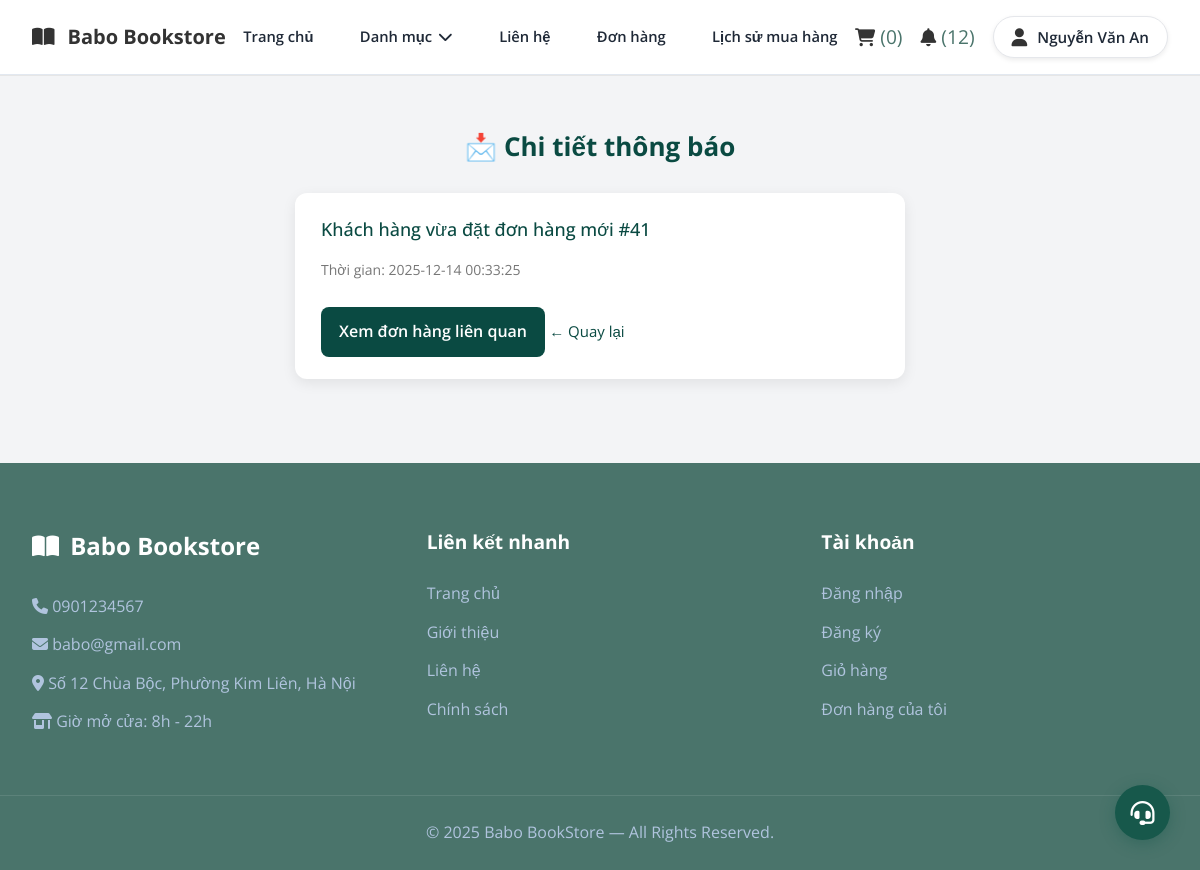
Page /notification_view.php?id=24 (signed in) on the committed database.
### tables this page shows
CREATE TABLE `users` (
  `user_id` int(11) NOT NULL,
  `full_name` varchar(100) NOT NULL,
  `email` varchar(150) NOT NULL,
  `password` varchar(255) NOT NULL,
  `phone` varchar(20) NOT NULL,
  `gender` enum('Nữ','Nam','Khác','') NOT NULL,
  `dob` date NOT NULL,
  `role` enum('customer','admin','','') NOT NULL,
  `created_at` datetime NOT NULL DEFAULT current_timestamp(),
  `status` enum('active','banned','','') NOT NULL,
  `reset_token` varchar(64) DEFAULT NULL,
  `token_expiry` datetime DEFAULT NULL,
  `login_attempts` int(11) DEFAULT 0,
  `last_attempt` datetime DEFAULT NULL
);

CREATE TABLE `notifications_customer` (
  `notification_id` int(11) NOT NULL,
  `user_id` int(11) NOT NULL,
  `message` text NOT NULL,
  `type` varchar(50) NOT NULL,
  `reference_id` int(11) NOT NULL,
  `is_read` tinyint(1) NOT NULL DEFAULT 0,
  `created_at` datetime NOT NULL DEFAULT current_timestamp()
);

### notification_view.php (the view, shortened to what this page needs)
<?php
include 'connect.php';
$notif_id = intval($_GET['id']);
$user_id = intval($_SESSION['user_id']);
$sql = mysqli_query($ocon, "
    SELECT *
    FROM notifications_customer
    WHERE notification_id = $notif_id
      AND user_id = $user_id
    LIMIT 1
");
$notif = mysqli_fetch_assoc($sql);
mysqli_query($ocon, "
    UPDATE notifications_customer
    SET is_read = 1
    WHERE notification_id = $notif_id
");
?>
<!DOCTYPE html>
<html lang="vi">
<head>
    <link rel="stylesheet" href="CSS/notification_view.css">
    <link rel="stylesheet" href="CSS/style.css">
    <link rel="stylesheet" href="https://cdnjs.cloudflare.com/ajax/libs/font-awesome/6.4.0/css/all.min.css">
</head>
<body>
<?php include 'header.php'; ?>
<div class="notif_view_container">
    <h2 class="notif_view_title">📩 Chi tiết thông báo</h2>
    <div class="notif_view_box">
        <p class="notif_msg"><?= htmlspecialchars($notif['message']) ?></p>
        <p class="notif_time">Thời gian: <?= $notif['created_at'] ?></p>
        <?php if (!empty($notif['reference_id'])): ?>
            <a href="order_detail.php?id=<?= $notif['reference_id'] ?>" class="notif_btn">
                Xem đơn hàng liên quan
            </a>
        <?php endif; ?>
        <a href="notification_customer.php" class="notif_back">← Quay lại</a>
    </div>
</div>
<?php include 'footer.php'; ?>
</body>
</html>

### header.php (shortened to what this page needs)
<?php
include 'connect.php';
$unread_notif = 0;
$cart_id = 0;
$user_name = "";
if (isset($_SESSION['user_id'])) {
    $user_id = $_SESSION['user_id'];
    $user_query = mysqli_query($ocon, "SELECT full_name, role FROM users WHERE user_id = '$user_id'");
    if ($user = mysqli_fetch_assoc($user_query)) {
        $user_name = $user['full_name'];
    }
$unread_notif = 0;
if (!empty($_SESSION['user_id'])) {
    $user_id = intval($_SESSION['user_id']);
    $q = mysqli_query($ocon,
        "SELECT COUNT(*) AS total
         FROM notifications_customer
         WHERE user_id=$user_id AND is_read=0"
    );
    $unread_notif = ($q && $row = mysqli_fetch_assoc($q)) ? $row['total'] : 0;
}
    $cart_query = mysqli_query($ocon, "SELECT cart_id FROM carts WHERE user_id = '$user_id'");
    if (mysqli_num_rows($cart_query) > 0) {
        $cart = mysqli_fetch_assoc($cart_query);
        $cart_id = $cart['cart_id'];
    } else {
        mysqli_query($ocon, "INSERT INTO carts(user_id) VALUES('$user_id')");
        $cart_id = mysqli_insert_id($ocon);
    }
}
$total_cart_items = 0;
if ($cart_id > 0) {
    $count_cart_items = mysqli_query($ocon, "SELECT * FROM cart_items WHERE cart_id = '$cart_id'");
    $total_cart_items = mysqli_num_rows($count_cart_items);
}
?>
<link rel="stylesheet" href="CSS/header.css">
<header class="user_header">
    <div class="header_1">
        <div class="user_flex">
            <a href="index.php" class="book_logo">
                <i class="fas fa-book-open"></i> Babo Bookstore
            </a>
            <nav class="navbar">
                <a href="index.php">Trang chủ</a>
                <div class="category_menu">
    <a href="javascript:void(0)" class="category_btn">Danh mục <i class="fas fa-chevron-down"></i></a>
</div>
                <a href="contact.php">Liên hệ</a>
                <a href="order.php">Đơn hàng</a>
                <a href="purchase_history.php">Lịch sử mua hàng</a>
            </nav>
            <div class="icons">
                <a href="cart.php">
                    <i class="fas fa-shopping-cart"></i>
                    <span>(<?php echo $total_cart_items; ?>)</span>
                </a>
                <a href="notification_customer.php" class="notif_icon">
                    <i class="fas fa-bell"></i>
                    <?php if ($unread_notif > 0): ?>
                        (<span class="notif_count"><?= $unread_notif ?></span>)
                    <?php endif; ?>
                </a>
                <div class="user-menu">
                    <div id="user-btn" class="user_box">
    <i class="fas fa-user"></i>
    <span><?= $user_name ?: "Tài khoản" ?></span>
</div>
                </div>
            </div>
        </div>
    </div>
</header>

### CSS/notification_view.css (style rules this page uses)
.notif_view_container { max-width: 650px; margin: 30px auto; padding: 20px; font-family: "Inter", sans-serif; }
.notif_view_title { font-size: 26px; text-align: center; margin-bottom: 25px; color: #0a4a42; }
.notif_view_box { background: #fff; padding: 22px 26px; border-radius: 12px; box-shadow: 0 4px 14px rgba(0,0,0,0.08); }
.notif_msg { font-size: 18px; margin-bottom: 15px; font-weight: 500; color: #0a4a42; }
.notif_time { font-size: 14px; color: #777; margin-bottom: 18px; }
.notif_btn { display: inline-block; padding: 12px 18px; background: #0a4a42; color: white; border-radius: 8px; text-decoration: none; font-weight: 600; transition: .25s ease; }
.notif_back { display: inline-block; margin-top: 20px; text-decoration: none; color: #0a4a42; font-size: 15px; }

### CSS/style.css (style rules this page uses)
:root { --primary-color: #4a746b; --accent-color: #0b4644; --light-blue: #EFF6FF; --orange: #F59E0B; --text-color: #1F2937; --light-text: #4B5563; --white: #ffffff; --border-radius: 12px; --shadow: 0 10px 15px -3px rgba(0, 0, 0, 0.1), 0 4px 6px -2px rgba(0, 0, 0, 0.05); --transition: all 0.3s ease; }
* { margin: 0; padding: 0; box-sizing: border-box; font-family: 'Open Sans', sans-serif; text-decoration: none; list-style: none; border: none; outline: none; }
body { background-color: #f3f4f6; color: var(--text-color); line-height: 1.6; }
.user_header .header_1 { background-color: var(--white); border-bottom: 1px solid #e2e8f0; }
.user_flex { max-width: 1200px; margin: 0 auto; padding: 1rem 2rem; display: flex; align-items: center; justify-content: space-between; }
.book_logo { font-size: 1.5rem; font-weight: 700; color: var(--primary-color); display: flex; align-items: center; gap: 0.5rem; }
.user_flex .navbar { display: flex; gap: 2rem; }
.user_flex .navbar a { font-size: 1rem; color: var(--text-color); font-weight: 500; transition: var(--transition); }
.icons { display: flex; gap: 1.2rem; }
.icons a { font-size: 1.2rem; color: var(--primary-color); transition: var(--transition); }
.user_box { display: flex; align-items: center; gap: 10px; padding: 8px 18px; background: var(--white); border: 1px solid #e5e7eb; border-radius: 50px; box-shadow: 0 2px 5px rgba(0,0,0,0.08); transition: var(--transition); cursor: pointer; }
.user_box i { font-size: 1.3rem; color: var(--primary-color); }
.user_box span { font-size: 0.95rem; font-weight: 600; color: var(--text-color); white-space: nowrap; }
.user_flex .navbar { display: flex; align-items: center; gap: 1.4rem; }
.user_flex .navbar a { font-size: 0.92rem; font-weight: 600; color: var(--text-color); white-space: nowrap; transition: var(--transition); }
.category_menu .category_btn { font-size: 0.92rem !important; font-weight: 600; white-space: nowrap; }

### CSS/header.css (style rules this page uses)
.user_header { width: 100%; background: #fff; border-bottom: 1px solid #e6e6e6; }
.book_logo { font-size: 20px; color: #333; font-weight: bold; text-decoration: none; }
.book_logo i { margin-right: 5px; }
.navbar a { margin: 0 12px; text-decoration: none; color: #333; font-size: 15px; transition: 0.25s; }
.icons { display: flex; align-items: center; gap: 18px; }
.icons i { font-size: 18px; cursor: pointer; color: #333; transition: 0.25s; }
.user-menu { position: relative; display: inline-block; font-family: "Poppins", sans-serif; }
.category_menu { position: relative; }
.category_btn { cursor: pointer; display: flex; align-items: center; gap: 6px; }
.category_menu::after { content: ""; position: absolute; left: 0; top: 100%; width: 100%; height: 15px; }

### rows in the picture
users: full_name "Nguyễn Văn An"
notifications_customer: message "Khách hàng vừa đặt đơn hàng mới #41", created_at "2025-12-14 00:33:25"

### other values in the picture
$total_cart_items "0"
$unread_notif "12"
